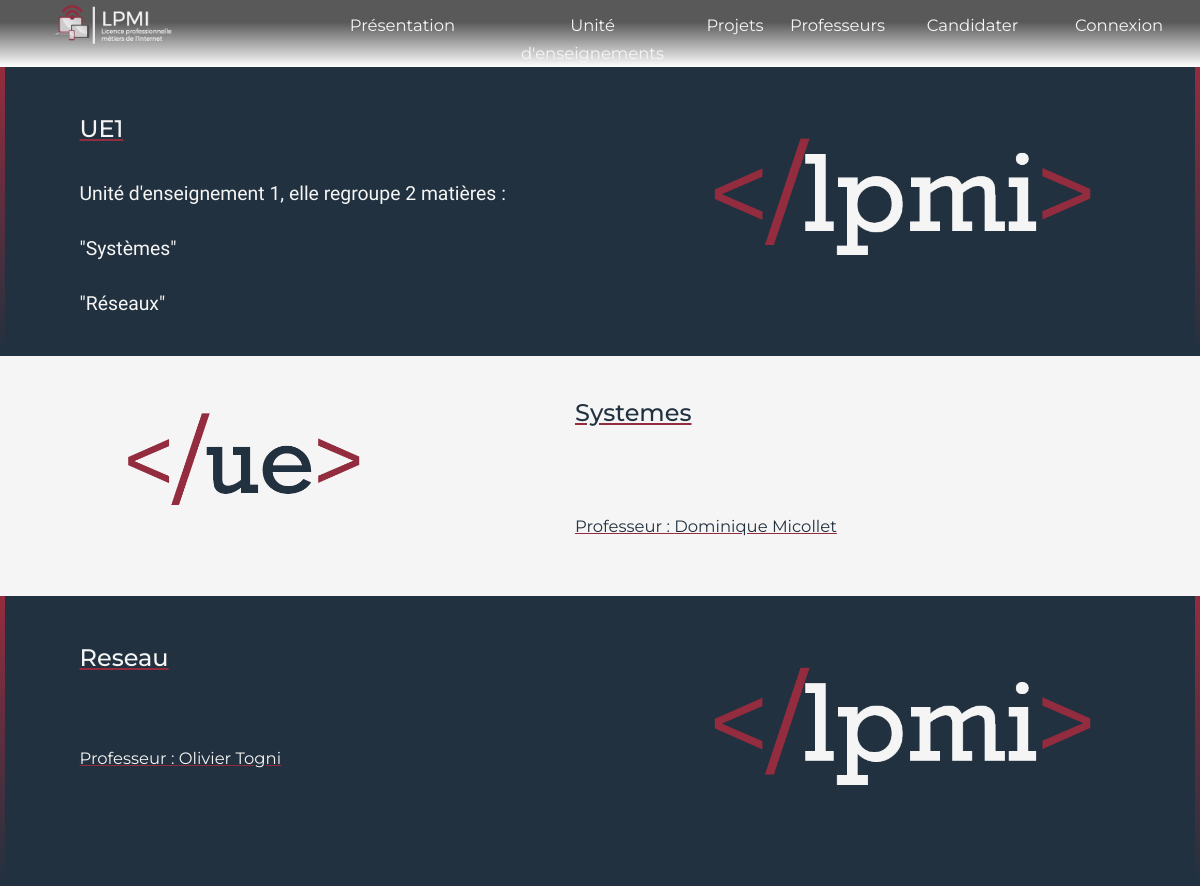
/ueparticulier.php?id=1, run on an earlier commit of the app's database.
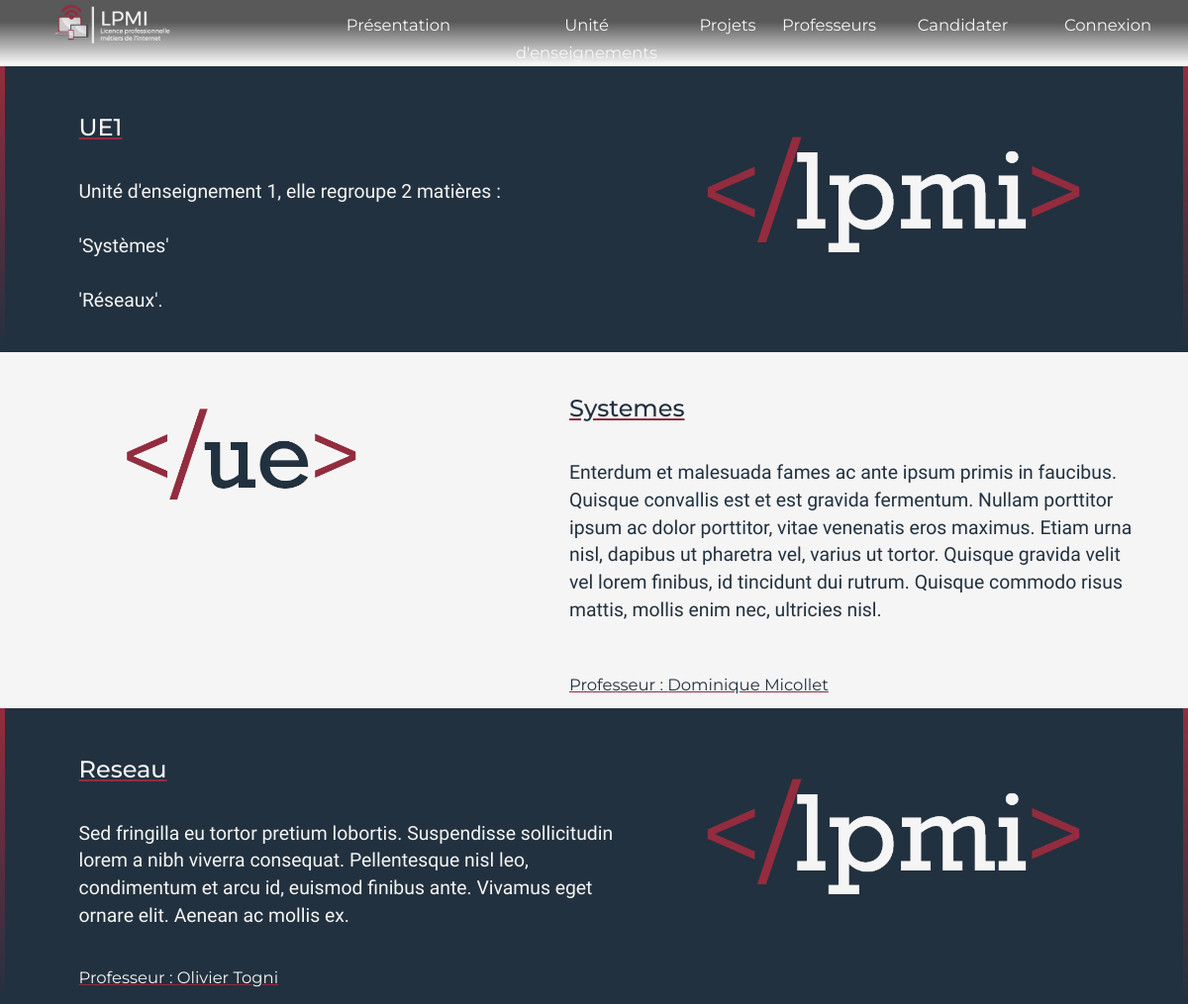
And on a later commit of the database.
### tables this page shows
CREATE TABLE `unite_enseignement` (
  `id` int(11) NOT NULL,
  `nomUE` varchar(100) NOT NULL,
  `descriptionUE` mediumtext NOT NULL
);

CREATE TABLE `matiere` (
  `id` int(2) NOT NULL,
  `nomM` varchar(100) NOT NULL,
  `descriptionM` text NOT NULL,
  `id_ue` int(2) NOT NULL,
  `id_prof` int(11) NOT NULL
);

CREATE TABLE `professeur` (
  `id` int(11) NOT NULL,
  `nomP` varchar(20) NOT NULL,
  `descriptionP` mediumtext NOT NULL
);

### ueparticulier.php (the view, shortened to what this page needs)
<?php
  include 'connectdb.php' ;
  if(isset($_GET["id"]) || isset($_SESSION["id"]) )
  {
    $sql = "SELECT M.id, nomM, nomP, descriptionM, nomUE, descriptionUE FROM matiere M, professeur P, unite_enseignement U WHERE P.id=M.id_prof AND U.id=M.id_ue AND id_ue=".$_SESSION["id"];
    $result = mysqli_query($conn, $sql);
  }
  else
  {
    header('Location: ue.php');
    exit;
  }
?>
<!DOCTYPE html>
<html lang="fr">
  <?php
    include 'head.php';
  ?>
      <body>
        <?php
          include "entete_page.php";
        ?>
    <?php
      if (mysqli_num_rows($result) > 0)
    	{
        $cpt = 0;
        $row = mysqli_fetch_assoc($result);
        echo "
            <div class='content-bleu row'>
              <div class='col-md-6 textecontent'>
                <h3 class='underline' data-aos='fade-down'>".$row["nomUE"]."</h3>
                <br/>
                <p data-aos='zoom-in-right'>".$row["descriptionUE"]."</p>
              </div>
              <div class='col-md-5 col-sm-12 col-xs-12 content-img' data-aos='zoom-in'>
                <img src='images/lpmi.png' alt='LPMI' class='img-responsive'>
              </div>
            </div>
        ";
    		do
        {
          if ($cpt%2 == 0)
          {
        	  echo "
                <div class='row content'>
                  <div class='col-md-5 content-img' data-aos='zoom-in'>
                    <img src='images/ue.png' alt='LPMI' class='img-responsive'>
                  </div>
                  <div class='col-md-6 textecontent'>
                    <h3 class='underline' data-aos='fade-down'>".$row["nomM"]."</h3>
                    <br/>
                    <p class='editor1' id='".$row["id"]."' name='mat' data-aos='zoom-in-right'>".$row["descriptionM"]."</p>
                    <br/>
                    <p data-aos='fade'>
                      <a href='professeur.php' class='bleu underline'>
                        <p> Professeur : ".$row["nomP"]."</p>
                      </a>
                    </p>
                  </div>
                </div>
            		";
          }
          else
          {
            echo "
                <div class='content-bleu row'>
                  <div class='col-md-6 textecontent'>
                    <h3 class='underline' data-aos='fade-down'>".$row["nomM"]."</h3>
                    <br/>
                    <p class='editor1' id='".$row["id"]."' name='mat' data-aos='zoom-in-right'>".$row["descriptionM"]."</p>
                    <br/>
                      <a href='professeur.php' class='underline'>
                        <p data-aos='fade'> Professeur : ".$row["nomP"]."</p>
                      </a>
                  </div>
                  <div class='col-md-5 col-sm-12 col-xs-12 content-img' data-aos='zoom-in'>
                    <img src='images/lpmi.png' alt='LPMI' class='img-responsive'>
                  </div>
                </div>
            ";
          }
          $cpt++;
        }
        while($row = mysqli_fetch_assoc($result));
    	}
      else
    	{
        header('Location: ue.php');
        exit;
    	}
    ?>
	</body>
</html>

### head.php (shortened to what this page needs)
<head>
  <link href="css/bootstrap.css" rel="stylesheet">
  <link href="css/font-awesome.min.css" rel="stylesheet">
  <link href="aos-master/dist/aos.css" rel="stylesheet">
  <link href="css/style.css" rel="stylesheet">
</head>

### entete_page.php
<div>
  <div class="row barrenav navbar-collapse">
    <div class="container-fluid">
      <div class="col-md-3">
        <a href="index.php"><img src="images/logo.png" alt="LPMI" class="img-responsive"></a>
      </div>
      <div class="col-md-2 col-sm-hidden col-xs-hidden nav">
        <a href="presentation.php">Présentation </a>
      </div>
      <div class="col-md-2 col-sm-hidden col-xs-hidden nav">
        <a href="ue.php"> Unité d'enseignements</a>
      </div>
      <div class="col-md-1 col-sm-hidden col-xs-hidden nav">
        <a href="liste_projet.php">Projets</a>
      </div>
      <div class="col-md-1 col-sm-hidden col-xs-hidden nav">
        <a href="professeur.php">Professeurs</a>
      </div>
      <div class="col-md-2 col-sm-hidden col-xs-hidden nav">
        <?php
          if (isset($_SESSION["login"]) && isset($_SESSION["type"]))
          {
            echo "<a href='espace_perso.php'>Espace Perso</a>";
          }
          else
          {
            echo "<a href='http://informatique-ufrst.u-bourgogne.fr/formations/detail/2'>Candidater</a>";
          }
        ?>
      </div>
      <div class="col-md-1 nav">
        <a href="connexion.php">
          <?php
            if (isset($_SESSION["login"]) && isset($_SESSION["type"]))
            {
              echo "Deconnexion";
            }
            else
            {
              echo "Connexion";
            }
          ?>
        </a>
      </div>
    </div>
  </div>
</div>

### css/style.css (style rules this page uses)
body, html { height: 100%; font-size: 110%; background: url("../images/BG.jpg") no-repeat; background-size: cover; background-attachment: fixed; font-family: 'Domine', sans-serif; color: white; }
a { color : #F5F5F5 !important; }
.barrenav { background: -moz-linear-gradient(top, rgba(0,0,0,0.65) 0%, rgba(0,0,0,0.65) 33%, rgba(0,0,0,0.11) 89%, rgba(0,0,0,0) 100%); background: -webkit-linear-gradient(top, rgba(0,0,0,0.65) 0%,rgba(0,0,0,0.65) 33%,rgba(0,0,0,0.11) 89%,rgba(0,0,0,0) 100%); background: linear-gradient(to bottom, rgba(0,0,0,0.65) 0%,rgba(0,0,0,0.65) 33%,rgba(0,0,0,0.11) 89%,rgba(0,0,0,0) 100%); }
h3 { font-family: 'Montserrat', sans-serif; }
.content-bleu { background-color: #22313F; color : #F5F5F5; border: 5px solid white; border-image: linear-gradient(to bottom, #932C3E, rgba(0, 0, 0, 0)) 1 100%; }
.content { background-color: #F5F5F5; color : #22313F; }
.textecontent { margin-top: 2%; margin-left: 5% }
.content-img { text-align: center; }
.nav { padding-top: 1%; }
a { font-family: 'Montserrat', sans-serif; font-size: 85%; }
.bleu { color:#22313F !important; }
.underline { text-decoration: underline; text-decoration-color: #932C3E; }

What changed in the data, as far as the page shows it:
changed unite_enseignement "UE1": descriptionUE "Unité d'enseignement 1, elle regroupe 2 matières : \"Systèmes\" \"Réseaux\"" → "Unité d'enseignement 1, elle regroupe 2 matières : 'Systèmes' 'Réseaux'."
changed matiere "Systemes": descriptionM (not shown) → "Enterdum et malesuada fames ac ante ipsum primis in faucibus. Quisque convallis est et est gravida fermentum. Nullam porttitor ipsum ac dolor porttitor, vitae venenatis eros maximus. Etiam urna nisl, dapibus ut pharetra vel, varius ut tortor. Quisque gravida velit vel lorem finibus, id tincidunt dui rutrum. Quisque commodo risus mattis, mollis enim nec, ultricies nisl."
changed matiere "Reseau": descriptionM (not shown) → "Sed fringilla eu tortor pretium lobortis. Suspendisse sollicitudin lorem a nibh viverra consequat. Pellentesque nisl leo, condimentum et arcu id, euismod finibus ante. Vivamus eget ornare elit. Aenean ac mollis ex."
